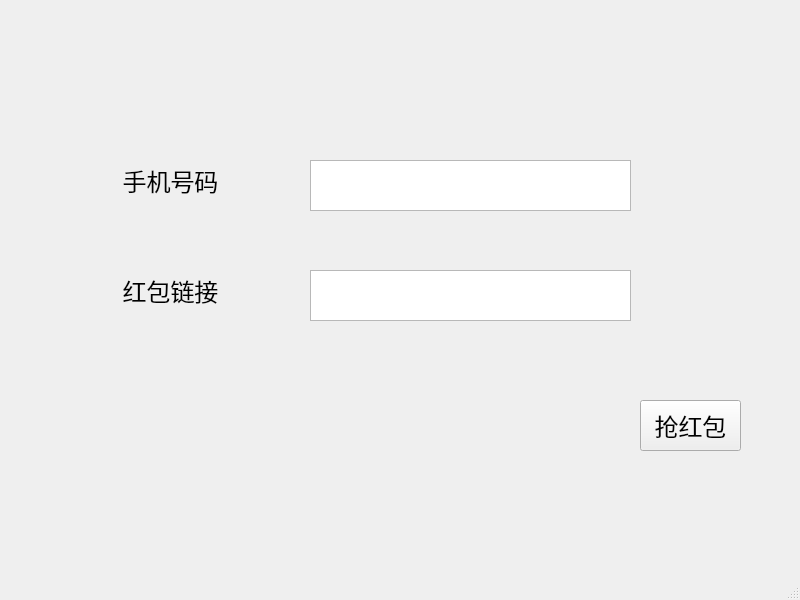
<?xml version="1.0" encoding="UTF-8"?>
<ui version="4.0">
 <class>MainWindow</class>
 <widget class="QMainWindow" name="MainWindow">
  <property name="geometry">
   <rect>
    <x>0</x>
    <y>0</y>
    <width>800</width>
    <height>600</height>
   </rect>
  </property>
  <property name="windowTitle">
   <string>MainWindow</string>
  </property>
  <widget class="QWidget" name="centralwidget">
   <widget class="QPushButton" name="pushButton">
    <property name="geometry">
     <rect>
      <x>640</x>
      <y>400</y>
      <width>101</width>
      <height>51</height>
     </rect>
    </property>
    <property name="font">
     <font>
      <family>Microsoft JhengHei UI</family>
      <pointsize>18</pointsize>
     </font>
    </property>
    <property name="text">
     <string>抢红包</string>
    </property>
   </widget>
   <widget class="QLabel" name="label">
    <property name="geometry">
     <rect>
      <x>120</x>
      <y>150</y>
      <width>101</width>
      <height>61</height>
     </rect>
    </property>
    <property name="font">
     <font>
      <family>微软雅黑 Light</family>
      <pointsize>18</pointsize>
     </font>
    </property>
    <property name="text">
     <string>手机号码</string>
    </property>
    <property name="textFormat">
     <enum>Qt::AutoText</enum>
    </property>
    <property name="alignment">
     <set>Qt::AlignCenter</set>
    </property>
   </widget>
   <widget class="QTextEdit" name="textEdit">
    <property name="geometry">
     <rect>
      <x>310</x>
      <y>160</y>
      <width>321</width>
      <height>51</height>
     </rect>
    </property>
    <property name="font">
     <font>
      <family>微软雅黑 Light</family>
      <pointsize>20</pointsize>
     </font>
    </property>
    <property name="html">
     <string>&lt;!DOCTYPE HTML PUBLIC &quot;-//W3C//DTD HTML 4.0//EN&quot; &quot;http://www.w3.org/TR/REC-html40/strict.dtd&quot;&gt;
&lt;html&gt;&lt;head&gt;&lt;meta name=&quot;qrichtext&quot; content=&quot;1&quot; /&gt;&lt;style type=&quot;text/css&quot;&gt;
p, li { white-space: pre-wrap; }
&lt;/style&gt;&lt;/head&gt;&lt;body style=&quot; font-family:'微软雅黑 Light'; font-size:20pt; font-weight:400; font-style:normal;&quot;&gt;
&lt;p style=&quot;-qt-paragraph-type:empty; margin-top:0px; margin-bottom:0px; margin-left:0px; margin-right:0px; -qt-block-indent:0; text-indent:0px; font-family:'SimSun'; font-size:9pt;&quot;&gt;&lt;br /&gt;&lt;/p&gt;&lt;/body&gt;&lt;/html&gt;</string>
    </property>
    <property name="placeholderText">
     <string/>
    </property>
   </widget>
   <widget class="QLabel" name="label_2">
    <property name="geometry">
     <rect>
      <x>120</x>
      <y>260</y>
      <width>101</width>
      <height>61</height>
     </rect>
    </property>
    <property name="font">
     <font>
      <family>微软雅黑 Light</family>
      <pointsize>18</pointsize>
     </font>
    </property>
    <property name="text">
     <string>红包链接</string>
    </property>
    <property name="textFormat">
     <enum>Qt::AutoText</enum>
    </property>
    <property name="alignment">
     <set>Qt::AlignCenter</set>
    </property>
   </widget>
   <widget class="QTextEdit" name="textEdit_2">
    <property name="geometry">
     <rect>
      <x>310</x>
      <y>270</y>
      <width>321</width>
      <height>51</height>
     </rect>
    </property>
    <property name="font">
     <font>
      <family>微软雅黑 Light</family>
      <pointsize>20</pointsize>
     </font>
    </property>
   </widget>
  </widget>
  <widget class="QMenuBar" name="menubar">
   <property name="geometry">
    <rect>
     <x>0</x>
     <y>0</y>
     <width>800</width>
     <height>23</height>
    </rect>
   </property>
  </widget>
  <widget class="QStatusBar" name="statusbar"/>
 </widget>
 <resources/>
 <connections/>
</ui>
